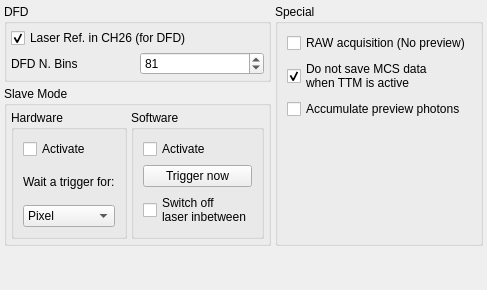
  <widget class="QDockWidget" name="dockWidget_adv2">
   <property name="windowTitle">
    <string>Adv2.</string>
   </property>
   <attribute name="dockWidgetArea">
    <number>2</number>
   </attribute>
   <widget class="QWidget" name="dockWidgetContents_16">
    <layout class="QGridLayout" name="gridLayout_79">
     <property name="leftMargin">
      <number>4</number>
     </property>
     <property name="topMargin">
      <number>4</number>
     </property>
     <property name="rightMargin">
      <number>4</number>
     </property>
     <property name="bottomMargin">
      <number>4</number>
     </property>
     <property name="spacing">
      <number>4</number>
     </property>
     <item row="0" column="0">
      <layout class="QGridLayout" name="gridLayout_111">
       <item row="0" column="0">
        <widget class="QGroupBox" name="groupBox_15">
         <property name="title">
          <string>DFD</string>
         </property>
         <layout class="QGridLayout" name="gridLayout_78">
          <property name="leftMargin">
           <number>4</number>
          </property>
          <property name="topMargin">
           <number>4</number>
          </property>
          <property name="rightMargin">
           <number>4</number>
          </property>
          <property name="bottomMargin">
           <number>4</number>
          </property>
          <property name="spacing">
           <number>4</number>
          </property>
          <item row="2" column="1">
           <widget class="QSpinBox" name="spinBox_DFD_nbins">
            <property name="maximum">
             <number>1023</number>
            </property>
            <property name="value">
             <number>81</number>
            </property>
           </widget>
          </item>
          <item row="1" column="0" colspan="2">
           <widget class="QCheckBox" name="checkBox_DFD_LaserDebug">
            <property name="toolTip">
             <string>&lt;html&gt;&lt;head/&gt;&lt;body&gt;&lt;p&gt;The laser clock is internally to the FPGA send also to channel 26. This must be activated to perform a proper time reallignment of the DFD histogram.&lt;/p&gt;&lt;/body&gt;&lt;/html&gt;</string>
            </property>
            <property name="text">
             <string>Laser Ref. in CH26 (for DFD)</string>
            </property>
            <property name="checked">
             <bool>true</bool>
            </property>
           </widget>
          </item>
          <item row="2" column="0">
           <widget class="QLabel" name="label_111">
            <property name="text">
             <string>DFD N. Bins</string>
            </property>
           </widget>
          </item>
         </layout>
        </widget>
       </item>
       <item row="1" column="0">
        <widget class="QGroupBox" name="groupBox_8">
         <property name="title">
          <string>Slave Mode</string>
         </property>
         <layout class="QGridLayout" name="gridLayout_28">
          <property name="leftMargin">
           <number>4</number>
          </property>
          <property name="topMargin">
           <number>4</number>
          </property>
          <property name="rightMargin">
           <number>4</number>
          </property>
          <property name="bottomMargin">
           <number>4</number>
          </property>
          <property name="spacing">
           <number>4</number>
          </property>
          <item row="2" column="0">
           <widget class="QGroupBox" name="groupBox_27">
            <property name="title">
             <string>Hardware</string>
            </property>
            <layout class="QGridLayout" name="gridLayout_13">
             <item row="0" column="0">
              <widget class="QCheckBox" name="checkBox_slavemode_enable">
               <property name="text">
                <string>Activate</string>
               </property>
              </widget>
             </item>
             <item row="1" column="0">
              <widget class="QLabel" name="label_112">
               <property name="text">
                <string>Wait a trigger for:</string>
               </property>
              </widget>
             </item>
             <item row="2" column="0">
              <widget class="QComboBox" name="comboBox_slavemode_type">
               <property name="currentIndex">
                <number>2</number>
               </property>
               <item>
                <property name="text">
                 <string>Circ. Pos.</string>
                </property>
               </item>
               <item>
                <property name="text">
                 <string>Circ. Rep.</string>
                </property>
               </item>
               <item>
                <property name="text">
                 <string>Pixel</string>
                </property>
               </item>
               <item>
                <property name="text">
                 <string>Line</string>
                </property>
               </item>
               <item>
                <property name="text">
                 <string>Frame</string>
                </property>
               </item>
               <item>
                <property name="text">
                 <string>Repetition</string>
                </property>
               </item>
              </widget>
             </item>
            </layout>
           </widget>
          </item>
          <item row="2" column="1">
           <widget class="QGroupBox" name="groupBox_28">
            <property name="title">
             <string>Software</string>
            </property>
            <layout class="QGridLayout" name="gridLayout_113">
             <item row="0" column="0">
              <widget class="QCheckBox" name="checkBox_sw_trigger_enable">
               <property name="text">
                <string>Activate</string>
               </property>
              </widget>
             </item>
             <item row="1" column="0">
              <widget class="QPushButton" name="pushButton_sw_trigger_cmd">
               <property name="text">
                <string>Trigger now</string>
               </property>
              </widget>
             </item>
             <item row="2" column="0">
              <widget class="QCheckBox" name="checkBox_sw_trigger_laser_off">
               <property name="text">
                <string>Switch off
laser inbetween</string>
               </property>
              </widget>
             </item>
            </layout>
           </widget>
          </item>
         </layout>
        </widget>
       </item>
       <item row="0" column="1" rowspan="2">
        <widget class="QGroupBox" name="groupBox_25">
         <property name="sizePolicy">
          <sizepolicy hsizetype="Preferred" vsizetype="Preferred">
           <horstretch>0</horstretch>
           <verstretch>0</verstretch>
          </sizepolicy>
         </property>
         <property name="title">
          <string>Special</string>
         </property>
         <layout class="QGridLayout" name="gridLayout_112">
          <item row="1" column="0">
           <widget class="QCheckBox" name="checkBox_noMcsSaveWithTtm">
            <property name="toolTip">
             <string>Run the scan without saving MCS HDF5 or RAW data when TTM, automatic uTTM, or PI SPAD23R TTM recording is enabled.</string>
            </property>
            <property name="text">
             <string>Do not save MCS data
when TTM is active</string>
            </property>
            <property name="checked">
             <bool>true</bool>
            </property>
           </widget>
          </item>
          <item row="0" column="0">
           <widget class="QCheckBox" name="checkBox_rawStreamAcquisition">
            <property name="toolTip">
             <string>&lt;html&gt;&lt;head/&gt;&lt;body&gt;&lt;p&gt;Bypass preview, conversion, traces, autocorrelation, and H5 image datasets. FIFO payloads are streamed directly to raw files and metadata are saved in a small H5 file at the end.&lt;/p&gt;&lt;/body&gt;&lt;/html&gt;</string>
            </property>
            <property name="text">
             <string>RAW acquisition (No preview)</string>
            </property>
           </widget>
          </item>
          <item row="3" column="0">
           <widget class="QCheckBox" name="checkBox_accumulate_preview_photons">
            <property name="toolTip">
             <string>Accumulate SPAD preview photon counts across frames instead of resetting pixels on each update.</string>
            </property>
            <property name="text">
             <string>Accumulate preview photons</string>
            </property>
           </widget>
          </item>
          <item row="4" column="0">
           <spacer name="verticalSpacer_9">
            <property name="orientation">
             <enum>Qt::Orientation::Vertical</enum>
            </property>
            <property name="sizeHint" stdset="0">
             <size>
              <width>20</width>
              <height>40</height>
             </size>
            </property>
           </spacer>
          </item>
         </layout>
        </widget>
       </item>
      </layout>
     </item>
     <item row="4" column="0">
      <spacer name="verticalSpacer_18">
       <property name="orientation">
        <enum>Qt::Orientation::Vertical</enum>
       </property>
       <property name="sizeHint" stdset="0">
        <size>
         <width>20</width>
         <height>40</height>
        </size>
       </property>
      </spacer>
     </item>
    </layout>
   </widget>
  </widget>
